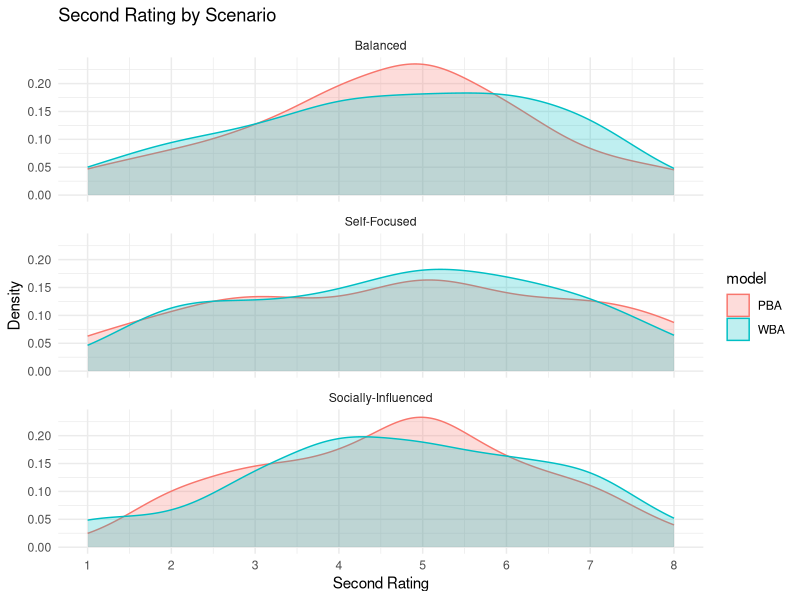
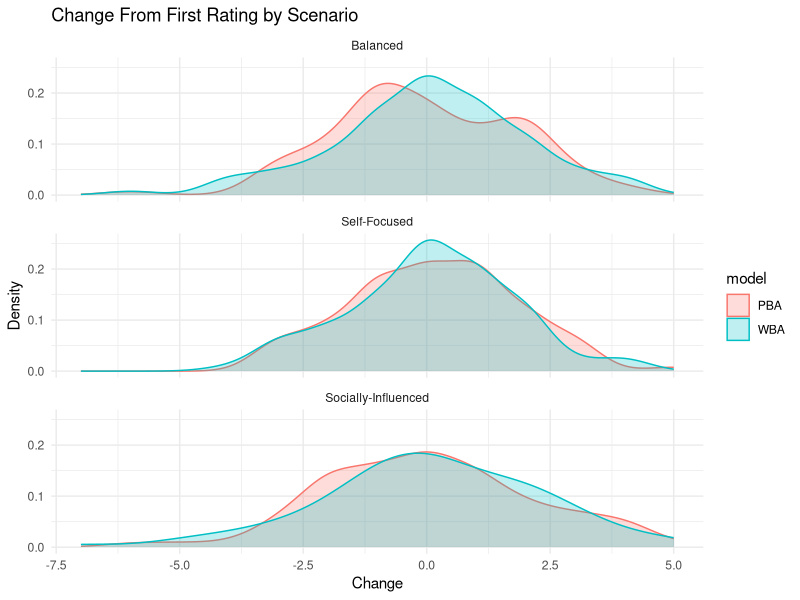
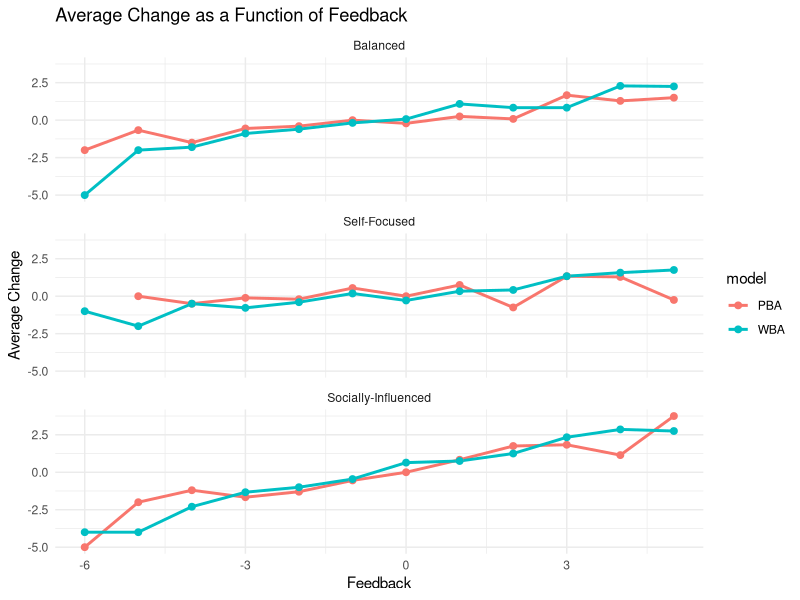

Generate these figures, in order, with R:
suppressPackageStartupMessages({
  library(ggplot2)
})

# Scenario comparison script aligned with Daniel's workbook.
#
# What this script does:
# 1. Builds one random 100-trial task.
# 2. Lets PBA and WBA play that same task.
# 3. Uses Daniel's literal scenario weights.
# 4. Saves side-by-side scenario plots.
#
# Important note:
# Daniel's PBA scenarios use literal own-weight values 1.5, 1.0, 0.5.
# In the PBA update rule, social weight is (1 - own_weighting).
# That means the self-focused PBA scenario uses a negative social weight.
# This is unusual, but it is implemented here on purpose to match his workbook.

SEED <- 20260421L
N_TRIALS <- 100L
ALPHA_PRIOR <- 4
BETA_PRIOR <- 3

dir.create(file.path("outputs", "scenarios"), recursive = TRUE, showWarnings = FALSE)

draw_beta_binomial_rating <- function(alpha_post, beta_post) {
  # If a scenario produces an invalid beta distribution, return NA.
  # This matches Daniel's practical workflow, where invalid rows are dropped later.
  if (alpha_post <= 0 || beta_post <= 0) {
    return(NA_integer_)
  }

  probability <- rbeta(1, shape1 = alpha_post, shape2 = beta_post)
  1L + rbinom(1, size = 7L, prob = probability)
}

build_random_task <- function(n_trials = N_TRIALS, seed = SEED) {
  set.seed(seed)

  data.frame(
    trial_id = seq_len(n_trials),
    first_rating = round(runif(n_trials, min = 1, max = 8)),
    group_rating = round(runif(n_trials, min = 1, max = 8))
  )
}

simulate_pba <- function(task, own_weighting, seed) {
  set.seed(seed)

  second_rating <- vapply(
    seq_len(nrow(task)),
    function(i) {
      alpha_post <- ALPHA_PRIOR +
        own_weighting * (task$first_rating[i] - 1) +
        (1 - own_weighting) * (task$group_rating[i] - 1)

      beta_post <- BETA_PRIOR +
        own_weighting * (8 - task$first_rating[i]) +
        (1 - own_weighting) * (8 - task$group_rating[i])

      draw_beta_binomial_rating(alpha_post, beta_post)
    },
    integer(1)
  )

  second_rating
}

simulate_wba <- function(task, own_weighting, external_weighting, seed) {
  set.seed(seed)

  second_rating <- vapply(
    seq_len(nrow(task)),
    function(i) {
      alpha_post <- ALPHA_PRIOR +
        own_weighting * (task$first_rating[i] - 1) +
        external_weighting * (task$group_rating[i] - 1)

      beta_post <- BETA_PRIOR +
        own_weighting * (8 - task$first_rating[i]) +
        external_weighting * (8 - task$group_rating[i])

      draw_beta_binomial_rating(alpha_post, beta_post)
    },
    integer(1)
  )

  second_rating
}

scenario_grid <- data.frame(
  scenario = c("Self-Focused", "Balanced", "Socially-Influenced"),
  pba_own_weighting = c(1.5, 1.0, 0.5),
  wba_own_weighting = c(1.5, 1.0, 0.5),
  wba_external_weighting = c(0.5, 1.0, 2.0),
  stringsAsFactors = FALSE
)

task <- build_random_task()
scenario_results <- vector("list", nrow(scenario_grid) * 2L)
row_index <- 1L

for (i in seq_len(nrow(scenario_grid))) {
  scenario_name <- scenario_grid$scenario[i]

  pba_second <- simulate_pba(
    task = task,
    own_weighting = scenario_grid$pba_own_weighting[i],
    seed = SEED + i
  )

  wba_second <- simulate_wba(
    task = task,
    own_weighting = scenario_grid$wba_own_weighting[i],
    external_weighting = scenario_grid$wba_external_weighting[i],
    seed = SEED + 100L + i
  )

  pba_df <- data.frame(
    scenario = scenario_name,
    model = "PBA",
    trial_id = task$trial_id,
    first_rating = task$first_rating,
    group_rating = task$group_rating,
    second_rating = pba_second
  )

  wba_df <- data.frame(
    scenario = scenario_name,
    model = "WBA",
    trial_id = task$trial_id,
    first_rating = task$first_rating,
    group_rating = task$group_rating,
    second_rating = wba_second
  )

  pba_df$feedback <- pba_df$group_rating - pba_df$first_rating
  pba_df$change <- pba_df$second_rating - pba_df$first_rating

  wba_df$feedback <- wba_df$group_rating - wba_df$first_rating
  wba_df$change <- wba_df$second_rating - wba_df$first_rating

  scenario_results[[row_index]] <- pba_df
  scenario_results[[row_index + 1L]] <- wba_df
  row_index <- row_index + 2L
}

scenario_results <- do.call(rbind, scenario_results)
scenario_results <- scenario_results[!is.na(scenario_results$second_rating), , drop = FALSE]

plot_feedback_change <- aggregate(
  change ~ scenario + model + feedback,
  data = scenario_results,
  FUN = mean
)

plot_second <- ggplot(
  scenario_results,
  aes(x = second_rating, fill = model, color = model)
) +
  geom_density(alpha = 0.25) +
  facet_wrap(~scenario, ncol = 1) +
  scale_x_continuous(breaks = 1:8, limits = c(1, 8)) +
  labs(
    title = "Second Rating by Scenario",
    x = "Second Rating",
    y = "Density"
  ) +
  theme_minimal()

plot_change <- ggplot(
  scenario_results,
  aes(x = change, fill = model, color = model)
) +
  geom_density(alpha = 0.25) +
  facet_wrap(~scenario, ncol = 1) +
  labs(
    title = "Change From First Rating by Scenario",
    x = "Change",
    y = "Density"
  ) +
  theme_minimal()

plot_feedback <- ggplot(
  plot_feedback_change,
  aes(x = feedback, y = change, color = model)
) +
  geom_line(linewidth = 1) +
  geom_point(size = 2) +
  facet_wrap(~scenario, ncol = 1) +
  labs(
    title = "Average Change as a Function of Feedback",
    x = "Feedback",
    y = "Average Change"
  ) +
  theme_minimal()

pdf(file.path("outputs", "scenarios", "scenario_comparison_plots.pdf"), width = 10, height = 15)
print(plot_second)
print(plot_change)
print(plot_feedback)
dev.off()

message("Saved scenario plots to outputs/scenarios/scenario_comparison_plots.pdf")
